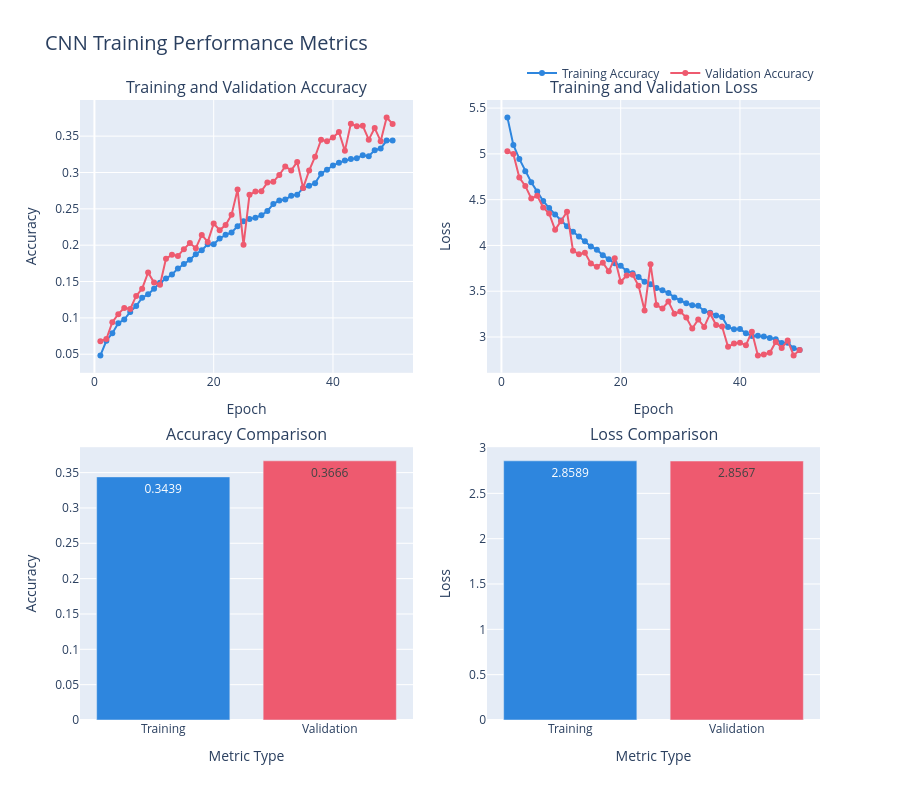
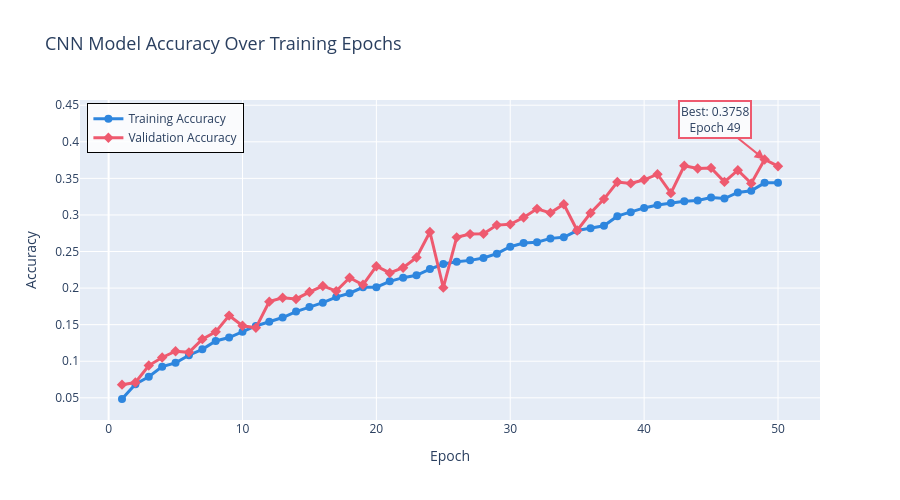

The cell these charts' notebook holds for them, in order:
### Markdown cell above
### CNN Training Visualization

### Code cell
# Create interactive Plotly visualizations for CNN training
import plotly.graph_objects as go
from plotly.subplots import make_subplots

# Prepare data
history_df = pd.DataFrame(cnn_history.history)
history_df['epoch'] = range(1, len(history_df) + 1)

# Create subplots: 2 rows, 2 columns
fig = make_subplots(
    rows=2, cols=2,
    subplot_titles=(
        'Training and Validation Accuracy',
        'Training and Validation Loss',
        'Accuracy Comparison',
        'Loss Comparison'
    ),
    specs=[
        [{"secondary_y": False}, {"secondary_y": False}],
        [{"type": "bar"}, {"type": "bar"}]
    ],
    vertical_spacing=0.12,
    horizontal_spacing=0.1
)

# Plot 1: Accuracy over epochs (line chart)
fig.add_trace(
    go.Scatter(
        x=history_df['epoch'],
        y=history_df['accuracy'],
        mode='lines+markers',
        name='Training Accuracy',
        line=dict(color='#2E86DE', width=2),
        marker=dict(size=6)
    ),
    row=1, col=1
)

fig.add_trace(
    go.Scatter(
        x=history_df['epoch'],
        y=history_df['val_accuracy'],
        mode='lines+markers',
        name='Validation Accuracy',
        line=dict(color='#EE5A6F', width=2),
        marker=dict(size=6)
    ),
    row=1, col=1
)

# Plot 2: Loss over epochs (line chart)
fig.add_trace(
    go.Scatter(
        x=history_df['epoch'],
        y=history_df['loss'],
        mode='lines+markers',
        name='Training Loss',
        line=dict(color='#2E86DE', width=2),
        marker=dict(size=6),
        showlegend=False
    ),
    row=1, col=2
)

fig.add_trace(
    go.Scatter(
        x=history_df['epoch'],
        y=history_df['val_loss'],
        mode='lines+markers',
        name='Validation Loss',
        line=dict(color='#EE5A6F', width=2),
        marker=dict(size=6),
        showlegend=False
    ),
    row=1, col=2
)

# Plot 3: Final accuracy comparison (bar chart)
fig.add_trace(
    go.Bar(
        x=['Training', 'Validation'],
        y=[final_train_acc, final_val_acc],
        text=[f'{final_train_acc:.4f}', f'{final_val_acc:.4f}'],
        textposition='auto',
        marker=dict(color=['#2E86DE', '#EE5A6F']),
        showlegend=False
    ),
    row=2, col=1
)

# Plot 4: Final loss comparison (bar chart)
fig.add_trace(
    go.Bar(
        x=['Training', 'Validation'],
        y=[final_train_loss, final_val_loss],
        text=[f'{final_train_loss:.4f}', f'{final_val_loss:.4f}'],
        textposition='auto',
        marker=dict(color=['#2E86DE', '#EE5A6F']),
        showlegend=False
    ),
    row=2, col=2
)

# Update layout
fig.update_xaxes(title_text="Epoch", row=1, col=1)
fig.update_xaxes(title_text="Epoch", row=1, col=2)
fig.update_xaxes(title_text="Metric Type", row=2, col=1)
fig.update_xaxes(title_text="Metric Type", row=2, col=2)

fig.update_yaxes(title_text="Accuracy", row=1, col=1)
fig.update_yaxes(title_text="Loss", row=1, col=2)
fig.update_yaxes(title_text="Accuracy", row=2, col=1)
fig.update_yaxes(title_text="Loss", row=2, col=2)

fig.update_layout(
    height=800,
    title_text="CNN Training Performance Metrics",
    title_font_size=20,
    showlegend=True,
    legend=dict(
        orientation="h",
        yanchor="bottom",
        y=1.02,
        xanchor="right",
        x=1
    ),
    hovermode='x unified'
)

fig.show()

# Create a detailed single-line accuracy plot
fig_acc = go.Figure()

fig_acc.add_trace(
    go.Scatter(
        x=history_df['epoch'],
        y=history_df['accuracy'],
        mode='lines+markers',
        name='Training Accuracy',
        line=dict(color='#2E86DE', width=3),
        marker=dict(size=8, symbol='circle'),
        hovertemplate='<b>Epoch %{x}</b><br>Training Accuracy: %{y:.4f}<extra></extra>'
    )
)

fig_acc.add_trace(
    go.Scatter(
        x=history_df['epoch'],
        y=history_df['val_accuracy'],
        mode='lines+markers',
        name='Validation Accuracy',
        line=dict(color='#EE5A6F', width=3),
        marker=dict(size=8, symbol='diamond'),
        hovertemplate='<b>Epoch %{x}</b><br>Validation Accuracy: %{y:.4f}<extra></extra>'
    )
)

# Add annotations for best performance
best_val_acc_idx = history_df['val_accuracy'].idxmax()
best_val_acc = history_df.loc[best_val_acc_idx, 'val_accuracy']
best_epoch = history_df.loc[best_val_acc_idx, 'epoch']

fig_acc.add_annotation(
    x=best_epoch,
    y=best_val_acc,
    text=f'Best: {best_val_acc:.4f}<br>Epoch {best_epoch}',
    showarrow=True,
    arrowhead=2,
    arrowsize=1,
    arrowwidth=2,
    arrowcolor='#EE5A6F',
    ax=-50,
    ay=-40,
    bgcolor='rgba(255, 255, 255, 0.8)',
    bordercolor='#EE5A6F',
    borderwidth=2
)

fig_acc.update_layout(
    title='CNN Model Accuracy Over Training Epochs',
    title_font_size=18,
    xaxis_title='Epoch',
    yaxis_title='Accuracy',
    height=500,
    hovermode='x unified',
    legend=dict(
        yanchor="top",
        y=0.99,
        xanchor="left",
        x=0.01,
        bgcolor='rgba(255, 255, 255, 0.8)',
        bordercolor='Black',
        borderwidth=1
    )
)

fig_acc.show()

### Figure 1 — Plotly figure (JSON) as saved in the notebook; plotly's stock layout.template omitted (floating-point values rounded to 4 significant figures)
{"data": [{"line": {"color": "#2E86DE", "width": 2}, "marker": {"size": 6}, "mode": "lines+markers", "name": "Training Accuracy", "type": "scatter", "x": [1, 2, 3, 4, 5, 6, 7, 8, 9, 10, 11, 12, 13, 14, 15, 16, 17, 18, 19, 20, 21, 22, 23, 24, 25, 26, 27, 28, 29, 30, 31, 32, 33, 34, 35, 36, 37, 38, 39, 40, 41, 42, 43, 44, 45, 46, 47, 48, 49, 50], "xaxis": "x", "y": [0.04838, 0.06855, 0.07889, 0.09258, 0.09777, 0.1082, 0.1163, 0.1277, 0.1324, 0.1402, 0.1482, 0.154, 0.1597, 0.1679, 0.1742, 0.1801, 0.1877, 0.193, 0.2011, 0.2013, 0.2092, 0.2143, 0.2174, 0.226, 0.2329, 0.236, 0.2379, 0.2411, 0.2471, 0.2565, 0.2616, 0.2628, 0.2679, 0.2695, 0.2787, 0.2817, 0.2852, 0.2983, 0.3038, 0.3096, 0.3135, 0.3164, 0.3186, 0.3196, 0.3238, 0.3225, 0.3307, 0.3329, 0.3439, 0.3439], "yaxis": "y"}, {"line": {"color": "#EE5A6F", "width": 2}, "marker": {"size": 6}, "mode": "lines+markers", "name": "Validation Accuracy", "type": "scatter", "x": [1, 2, 3, 4, 5, 6, 7, 8, 9, 10, 11, 12, 13, 14, 15, 16, 17, 18, 19, 20, 21, 22, 23, 24, 25, 26, 27, 28, 29, 30, 31, 32, 33, 34, 35, 36, 37, 38, 39, 40, 41, 42, 43, 44, 45, 46, 47, 48, 49, 50], "xaxis": "x", "y": [0.06799, 0.07087, 0.09414, 0.1051, 0.1138, 0.1122, 0.1302, 0.1402, 0.1624, 0.1485, 0.1457, 0.1815, 0.1867, 0.1851, 0.1946, 0.2029, 0.1959, 0.2142, 0.2045, 0.2299, 0.2207, 0.2278, 0.2419, 0.2767, 0.2006, 0.2694, 0.2738, 0.2743, 0.2861, 0.2871, 0.2965, 0.3083, 0.3028, 0.3146, 0.2788, 0.3026, 0.3217, 0.3449, 0.3431, 0.3481, 0.3556, 0.3298, 0.3672, 0.3635, 0.3643, 0.3452, 0.3611, 0.3431, 0.3758, 0.3666], "yaxis": "y"}, {"line": {"color": "#2E86DE", "width": 2}, "marker": {"size": 6}, "mode": "lines+markers", "name": "Training Loss", "showlegend": false, "type": "scatter", "x": [1, 2, 3, 4, 5, 6, 7, 8, 9, 10, 11, 12, 13, 14, 15, 16, 17, 18, 19, 20, 21, 22, 23, 24, 25, 26, 27, 28, 29, 30, 31, 32, 33, 34, 35, 36, 37, 38, 39, 40, 41, 42, 43, 44, 45, 46, 47, 48, 49, 50], "xaxis": "x2", "y": [5.399, 5.097, 4.945, 4.81, 4.691, 4.588, 4.486, 4.408, 4.337, 4.272, 4.21, 4.148, 4.098, 4.046, 3.989, 3.954, 3.894, 3.848, 3.806, 3.777, 3.721, 3.695, 3.655, 3.604, 3.575, 3.534, 3.51, 3.481, 3.432, 3.4, 3.367, 3.346, 3.34, 3.284, 3.266, 3.234, 3.219, 3.108, 3.085, 3.086, 3.041, 3.01, 3.012, 3.007, 2.989, 2.975, 2.935, 2.936, 2.877, 2.859], "yaxis": "y2"}, {"line": {"color": "#EE5A6F", "width": 2}, "marker": {"size": 6}, "mode": "lines+markers", "name": "Validation Loss", "showlegend": false, "type": "scatter", "x": [1, 2, 3, 4, 5, 6, 7, 8, 9, 10, 11, 12, 13, 14, 15, 16, 17, 18, 19, 20, 21, 22, 23, 24, 25, 26, 27, 28, 29, 30, 31, 32, 33, 34, 35, 36, 37, 38, 39, 40, 41, 42, 43, 44, 45, 46, 47, 48, 49, 50], "xaxis": "x2", "y": [5.029, 4.998, 4.741, 4.65, 4.513, 4.543, 4.415, 4.349, 4.17, 4.264, 4.367, 3.943, 3.903, 3.921, 3.801, 3.767, 3.812, 3.719, 3.859, 3.604, 3.672, 3.679, 3.559, 3.289, 3.796, 3.349, 3.312, 3.386, 3.254, 3.277, 3.212, 3.092, 3.191, 3.11, 3.256, 3.13, 3.114, 2.893, 2.928, 2.938, 2.911, 3.058, 2.799, 2.81, 2.827, 2.946, 2.88, 2.961, 2.799, 2.857], "yaxis": "y2"}, {"marker": {"color": ["#2E86DE", "#EE5A6F"]}, "showlegend": false, "text": ["0.3439", "0.3666"], "textposition": "auto", "type": "bar", "x": ["Training", "Validation"], "xaxis": "x3", "y": [0.3439, 0.3666], "yaxis": "y3"}, {"marker": {"color": ["#2E86DE", "#EE5A6F"]}, "showlegend": false, "text": ["2.8589", "2.8567"], "textposition": "auto", "type": "bar", "x": ["Training", "Validation"], "xaxis": "x4", "y": [2.859, 2.857], "yaxis": "y4"}], "layout": {"annotations": [{"font": {"size": 16}, "showarrow": false, "text": "Training and Validation Accuracy", "x": 0.225, "xanchor": "center", "xref": "paper", "y": 1, "yanchor": "bottom", "yref": "paper"}, {"font": {"size": 16}, "showarrow": false, "text": "Training and Validation Loss", "x": 0.775, "xanchor": "center", "xref": "paper", "y": 1, "yanchor": "bottom", "yref": "paper"}, {"font": {"size": 16}, "showarrow": false, "text": "Accuracy Comparison", "x": 0.225, "xanchor": "center", "xref": "paper", "y": 0.44, "yanchor": "bottom", "yref": "paper"}, {"font": {"size": 16}, "showarrow": false, "text": "Loss Comparison", "x": 0.775, "xanchor": "center", "xref": "paper", "y": 0.44, "yanchor": "bottom", "yref": "paper"}], "height": 800, "hovermode": "x unified", "legend": {"orientation": "h", "x": 1, "xanchor": "right", "y": 1.02, "yanchor": "bottom"}, "showlegend": true, "title": {"font": {"size": 20}, "text": "CNN Training Performance Metrics"}, "xaxis": {"anchor": "y", "domain": [0, 0.45], "title": {"text": "Epoch"}}, "xaxis2": {"anchor": "y2", "domain": [0.55, 1], "title": {"text": "Epoch"}}, "xaxis3": {"anchor": "y3", "domain": [0, 0.45], "title": {"text": "Metric Type"}}, "xaxis4": {"anchor": "y4", "domain": [0.55, 1], "title": {"text": "Metric Type"}}, "yaxis": {"anchor": "x", "domain": [0.56, 1], "title": {"text": "Accuracy"}}, "yaxis2": {"anchor": "x2", "domain": [0.56, 1], "title": {"text": "Loss"}}, "yaxis3": {"anchor": "x3", "domain": [0, 0.44], "title": {"text": "Accuracy"}}, "yaxis4": {"anchor": "x4", "domain": [0, 0.44], "title": {"text": "Loss"}}}}

### Figure 2 — Plotly figure (JSON) as saved in the notebook; plotly's stock layout.template omitted (floating-point values rounded to 4 significant figures)
{"data": [{"hovertemplate": "<b>Epoch %{x}</b><br>Training Accuracy: %{y:.4f}<extra></extra>", "line": {"color": "#2E86DE", "width": 3}, "marker": {"size": 8, "symbol": "circle"}, "mode": "lines+markers", "name": "Training Accuracy", "type": "scatter", "x": [1, 2, 3, 4, 5, 6, 7, 8, 9, 10, 11, 12, 13, 14, 15, 16, 17, 18, 19, 20, 21, 22, 23, 24, 25, 26, 27, 28, 29, 30, 31, 32, 33, 34, 35, 36, 37, 38, 39, 40, 41, 42, 43, 44, 45, 46, 47, 48, 49, 50], "y": [0.04838, 0.06855, 0.07889, 0.09258, 0.09777, 0.1082, 0.1163, 0.1277, 0.1324, 0.1402, 0.1482, 0.154, 0.1597, 0.1679, 0.1742, 0.1801, 0.1877, 0.193, 0.2011, 0.2013, 0.2092, 0.2143, 0.2174, 0.226, 0.2329, 0.236, 0.2379, 0.2411, 0.2471, 0.2565, 0.2616, 0.2628, 0.2679, 0.2695, 0.2787, 0.2817, 0.2852, 0.2983, 0.3038, 0.3096, 0.3135, 0.3164, 0.3186, 0.3196, 0.3238, 0.3225, 0.3307, 0.3329, 0.3439, 0.3439]}, {"hovertemplate": "<b>Epoch %{x}</b><br>Validation Accuracy: %{y:.4f}<extra></extra>", "line": {"color": "#EE5A6F", "width": 3}, "marker": {"size": 8, "symbol": "diamond"}, "mode": "lines+markers", "name": "Validation Accuracy", "type": "scatter", "x": [1, 2, 3, 4, 5, 6, 7, 8, 9, 10, 11, 12, 13, 14, 15, 16, 17, 18, 19, 20, 21, 22, 23, 24, 25, 26, 27, 28, 29, 30, 31, 32, 33, 34, 35, 36, 37, 38, 39, 40, 41, 42, 43, 44, 45, 46, 47, 48, 49, 50], "y": [0.06799, 0.07087, 0.09414, 0.1051, 0.1138, 0.1122, 0.1302, 0.1402, 0.1624, 0.1485, 0.1457, 0.1815, 0.1867, 0.1851, 0.1946, 0.2029, 0.1959, 0.2142, 0.2045, 0.2299, 0.2207, 0.2278, 0.2419, 0.2767, 0.2006, 0.2694, 0.2738, 0.2743, 0.2861, 0.2871, 0.2965, 0.3083, 0.3028, 0.3146, 0.2788, 0.3026, 0.3217, 0.3449, 0.3431, 0.3481, 0.3556, 0.3298, 0.3672, 0.3635, 0.3643, 0.3452, 0.3611, 0.3431, 0.3758, 0.3666]}], "layout": {"annotations": [{"arrowcolor": "#EE5A6F", "arrowhead": 2, "arrowsize": 1, "arrowwidth": 2, "ax": -50, "ay": -40, "bgcolor": "rgba(255, 255, 255, 0.8)", "bordercolor": "#EE5A6F", "borderwidth": 2, "showarrow": true, "text": "Best: 0.3758<br>Epoch 49", "x": 49, "y": 0.3758}], "height": 500, "hovermode": "x unified", "legend": {"bgcolor": "rgba(255, 255, 255, 0.8)", "bordercolor": "Black", "borderwidth": 1, "x": 0.01, "xanchor": "left", "y": 0.99, "yanchor": "top"}, "title": {"font": {"size": 18}, "text": "CNN Model Accuracy Over Training Epochs"}, "xaxis": {"title": {"text": "Epoch"}}, "yaxis": {"title": {"text": "Accuracy"}}}}
